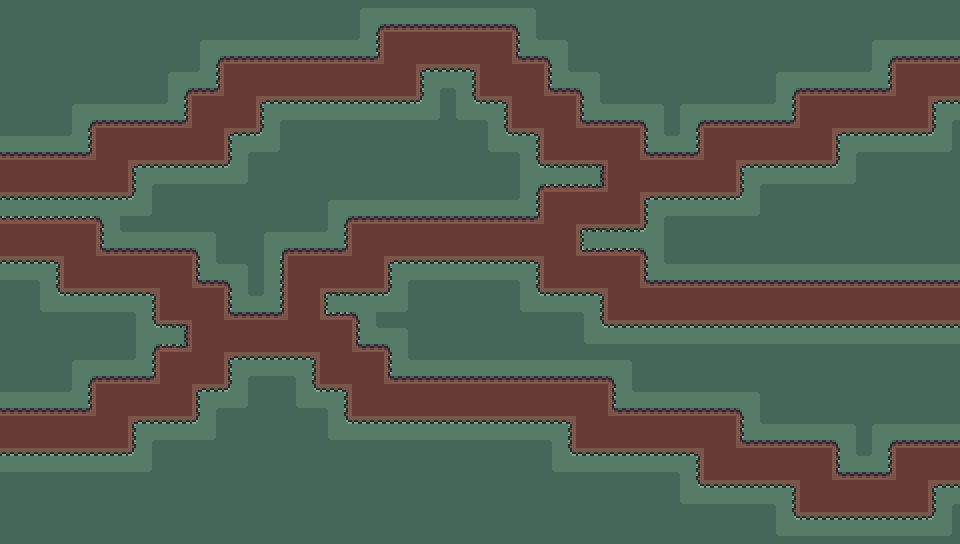

Below is a game level as drawn by its tile map, then a one-line description and the .tmx file that defines it, in full:
An orthogonal 30x17 tile map with 32x32 px tiles, 2 tile layers (path, grass), 2 tilesets and 6 objects.

<map version="1.8" tiledversion="1.8.2" orientation="orthogonal" renderorder="right-down" width="30" height="17" tilewidth="32" tileheight="32" infinite="0" nextlayerid="7" nextobjectid="10">
 <tileset firstgid="1" source="python tiles.tsx" />
 <tileset firstgid="31" source="more_tiles.tsx" />
 <layer id="1" name="path" width="30" height="17">
  <properties>
   <property name="cost" type="int" value="1" />
  </properties>
  <data encoding="csv">
0,0,0,0,0,0,0,0,0,0,0,0,0,0,0,0,0,0,0,0,0,0,0,0,0,0,0,0,0,0,
0,0,0,0,0,0,0,0,0,0,0,0,22,22,22,22,0,0,0,0,0,0,0,0,0,0,0,0,0,0,
0,0,0,0,0,0,0,22,22,22,22,22,22,0,0,22,22,0,0,0,0,0,0,0,0,0,0,0,22,22,
0,0,0,0,0,0,22,22,0,0,0,0,0,0,0,0,22,22,0,0,0,0,0,0,0,22,22,22,22,0,
0,0,0,22,22,22,22,0,0,0,0,0,0,0,0,0,0,22,22,22,0,0,22,22,22,22,0,0,0,0,
22,22,22,22,0,0,0,0,0,0,0,0,0,0,0,0,0,0,0,22,22,22,22,0,0,0,0,0,0,0,
0,0,0,0,0,0,0,0,0,0,0,0,0,0,0,0,0,22,22,22,0,0,0,0,0,0,0,0,0,0,
22,22,22,0,0,0,0,0,0,0,0,22,22,22,22,22,22,22,0,0,0,0,0,0,0,0,0,0,0,0,
0,0,22,22,22,22,0,0,0,22,22,22,0,0,0,0,0,22,22,22,0,0,0,0,0,0,0,0,0,0,
0,0,0,0,0,22,22,0,0,22,0,0,0,0,0,0,0,0,0,22,22,22,22,22,22,22,22,22,22,22,
0,0,0,0,0,0,22,22,22,22,22,0,0,0,0,0,0,0,0,0,0,0,0,0,0,0,0,0,0,0,
0,0,0,0,0,22,22,0,0,0,22,22,0,0,0,0,0,0,0,0,0,0,0,0,0,0,0,0,0,0,
0,0,0,22,22,22,0,0,0,0,0,22,22,22,22,22,22,22,22,0,0,0,0,0,0,0,0,0,0,0,
22,22,22,22,0,0,0,0,0,0,0,0,0,0,0,0,0,0,22,22,22,22,22,0,0,0,0,0,0,0,
0,0,0,0,0,0,0,0,0,0,0,0,0,0,0,0,0,0,0,0,0,0,22,22,22,22,0,0,22,22,
0,0,0,0,0,0,0,0,0,0,0,0,0,0,0,0,0,0,0,0,0,0,0,0,0,22,22,22,22,0,
0,0,0,0,0,0,0,0,0,0,0,0,0,0,0,0,0,0,0,0,0,0,0,0,0,0,0,0,0,0
</data>
 </layer>
 <layer id="4" name="grass" width="30" height="17">
  <properties>
   <property name="cost" type="int" value="30" />
  </properties>
  <data encoding="csv">
7,7,7,7,7,7,7,7,7,7,7,16,12,12,12,12,18,7,7,7,7,7,7,7,7,7,7,7,7,7,
7,7,7,7,7,7,16,12,12,12,12,13,0,0,0,0,11,18,7,7,7,7,7,7,7,7,7,16,12,12,
7,7,7,7,7,16,13,0,0,0,0,0,0,1,3,0,0,11,18,7,7,7,7,7,16,12,12,13,0,0,
7,7,16,12,12,13,0,0,1,2,2,2,2,28,26,3,0,0,11,12,18,16,12,12,13,0,0,0,0,1,
12,12,13,0,0,0,0,1,28,7,7,7,7,7,7,26,3,0,0,0,11,13,0,0,0,0,1,2,2,28,
0,0,0,0,1,2,2,28,7,7,7,7,7,7,7,7,35,32,33,0,0,0,0,1,2,2,28,7,7,7,
32,32,32,37,28,7,7,7,7,7,16,12,12,12,12,12,13,0,0,0,1,2,2,28,7,7,7,7,7,7,
0,0,0,11,12,12,18,7,16,12,13,0,0,0,0,0,0,0,31,32,40,7,7,7,7,7,7,7,7,7,
2,3,0,0,0,0,11,18,8,0,0,0,1,2,2,2,3,0,0,0,11,12,12,12,12,12,12,12,12,12,
7,26,2,2,3,0,0,11,13,0,31,37,28,7,7,7,26,2,3,0,0,0,0,0,0,0,0,0,0,0,
7,7,7,7,35,33,0,0,0,0,0,11,18,7,7,7,7,7,26,2,2,2,2,2,2,2,2,2,2,2,
7,7,16,12,13,0,0,1,2,3,0,0,11,12,12,12,12,12,12,18,7,7,7,7,7,7,7,7,7,7,
12,12,13,0,0,0,1,28,7,26,3,0,0,0,0,0,0,0,0,11,12,12,12,18,7,7,7,7,7,7,
0,0,0,0,1,2,28,7,7,7,26,2,2,2,2,2,2,3,0,0,0,0,0,11,12,12,18,16,12,12,
2,2,2,2,28,7,7,7,7,7,7,7,7,7,7,7,7,26,2,2,2,3,0,0,0,0,11,13,0,0,
7,7,7,7,7,7,7,7,7,7,7,7,7,7,7,7,7,7,7,7,7,26,2,2,3,0,0,0,0,1,
7,7,7,7,7,7,7,7,7,7,7,7,7,7,7,7,7,7,7,7,7,7,7,7,26,2,2,2,2,28
</data>
 </layer>
 <objectgroup id="5" name="spawn_points">
  <object id="3" x="0" y="160" width="32" height="32" />
  <object id="5" x="0" y="224" width="32" height="32" />
  <object id="6" x="0" y="416" width="32" height="32" />
 </objectgroup>
 <objectgroup id="6" name="home_points">
  <object id="7" x="928" y="64" width="32" height="32" />
  <object id="8" x="928" y="288" width="32" height="32" />
  <object id="9" x="928" y="448" width="32" height="32" />
 </objectgroup>
</map>